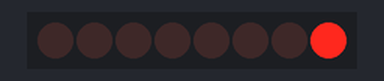
This sketch was run on a simulated Arduino Uno, built with avr-gcc and run on an emulated ATmega328P. Shown: 8 shift-register outputs drawn as a row of LEDs (first output left, lit = HIGH). Wiring (inferred from the names in the program): shift register (74HC595): data pin 12; shift clock pin 9; latch pin 11. Wiring (inferred from the signals the program sends): row of LEDs: on Q0, Q1, Q2, Q3, Q4, Q5, Q6, Q7.

Above: at 0.37 s.
At 5.12 s:
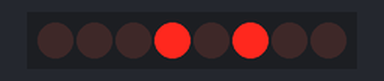
At 10.12 s:
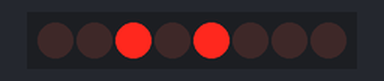
At 19.88 s:
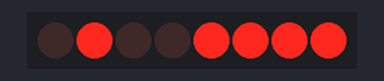
At 29.63 s:
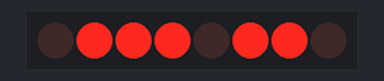
At 39.64 s:
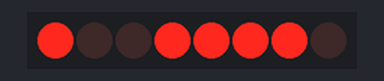
Timing chart, 0 to 40.0 s (numbered marks = the images above):
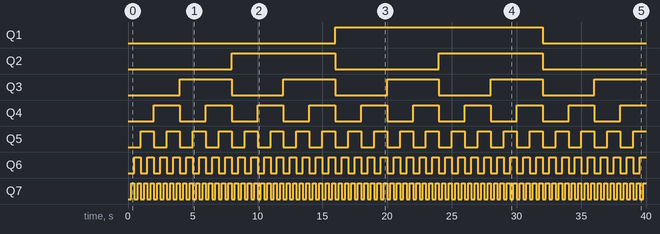

Measured:
- by itself, Q1: LOW → HIGH at 16.0 s, → LOW 16.0 s later
- by itself, Q2: alternates HIGH for 8.0 s and LOW for 8.0 s
- by itself, Q3: alternates HIGH for 4.0 s and LOW for 4.0 s
- by itself, Q4: alternates HIGH for 2.0 s and LOW for 2.0 s
- by itself, Q5: alternates HIGH for 1.0 s and LOW for 1.0 s
- by itself, Q6: alternates HIGH for 0.50 s and LOW for 0.50 s
- by itself, Q7: alternates HIGH for 0.25 s and LOW for 0.25 s

The sketch:

arduino_tutorial_42.ino
```cpp
/*
 * Tutorial 42 Understanding how to use a serial to parallel shift register (74HC595)
 * https://youtu.be/n3qmQHzcgto
 */

const int baudRate = 9600;
const int dt = 250; // delaytime
const int latchPin = 11;
const int clockPin = 9;
const int dataPin = 12;

byte leds = 0x00;

void setup() {
  // put your setup code here, to run once:
  Serial.begin(baudRate);
  pinMode(latchPin, OUTPUT);
  pinMode(dataPin, OUTPUT);
  pinMode(clockPin, OUTPUT);
}

void loop() {
  // put your main code here, to run repeatedly:
  digitalWrite(latchPin, LOW);
  shiftOut(dataPin, clockPin, LSBFIRST, leds);
  digitalWrite(latchPin, HIGH);
  delay(dt);
  leds++;
}
```
